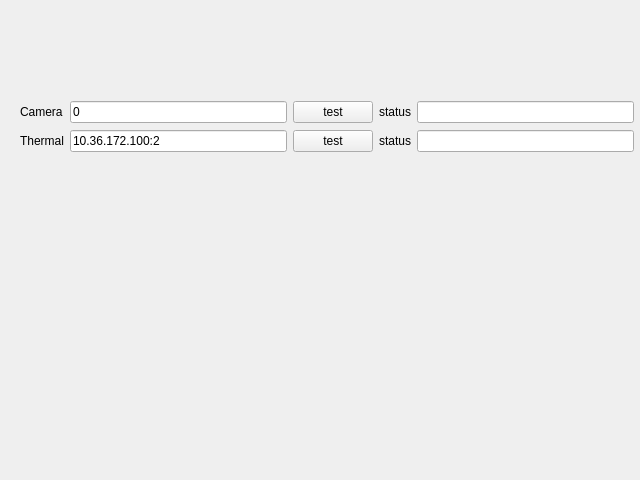
<?xml version="1.0" encoding="UTF-8"?>
<ui version="4.0">
 <class>device_layout_widget</class>
 <widget class="QWidget" name="device_layout_widget">
  <property name="geometry">
   <rect>
    <x>0</x>
    <y>0</y>
    <width>640</width>
    <height>480</height>
   </rect>
  </property>
  <property name="windowTitle">
   <string>Form</string>
  </property>
  <widget class="QWidget" name="layoutWidget">
   <property name="geometry">
    <rect>
     <x>20</x>
     <y>100</y>
     <width>831</width>
     <height>54</height>
    </rect>
   </property>
   <layout class="QGridLayout" name="device_layout">
    <item row="0" column="4">
     <widget class="QLabel" name="label_5">
      <property name="text">
       <string>status</string>
      </property>
     </widget>
    </item>
    <item row="1" column="4">
     <widget class="QLabel" name="label_6">
      <property name="text">
       <string>status</string>
      </property>
     </widget>
    </item>
    <item row="1" column="5">
     <widget class="QLineEdit" name="thermal_status_line">
      <property name="readOnly">
       <bool>true</bool>
      </property>
     </widget>
    </item>
    <item row="0" column="1">
     <widget class="QLineEdit" name="camera_url_line">
      <property name="text">
       <string>0</string>
      </property>
      <property name="placeholderText">
       <string>0</string>
      </property>
     </widget>
    </item>
    <item row="0" column="5">
     <widget class="QLineEdit" name="camera_status_line">
      <property name="readOnly">
       <bool>true</bool>
      </property>
     </widget>
    </item>
    <item row="1" column="0">
     <widget class="QLabel" name="label_2">
      <property name="text">
       <string>Thermal</string>
      </property>
     </widget>
    </item>
    <item row="1" column="1">
     <widget class="QLineEdit" name="thermal_url_line">
      <property name="text">
       <string>10.36.172.100:2</string>
      </property>
      <property name="placeholderText">
       <string>192.168.1.64:1</string>
      </property>
     </widget>
    </item>
    <item row="1" column="3">
     <widget class="QPushButton" name="thermal_test_btn">
      <property name="text">
       <string>test</string>
      </property>
     </widget>
    </item>
    <item row="0" column="0">
     <widget class="QLabel" name="label">
      <property name="text">
       <string>Camera</string>
      </property>
     </widget>
    </item>
    <item row="0" column="3">
     <widget class="QPushButton" name="camera_test_btn">
      <property name="text">
       <string>test</string>
      </property>
     </widget>
    </item>
    <item row="0" column="6">
     <spacer name="horizontalSpacer_4">
      <property name="orientation">
       <enum>Qt::Horizontal</enum>
      </property>
      <property name="sizeHint" stdset="0">
       <size>
        <width>40</width>
        <height>20</height>
       </size>
      </property>
     </spacer>
    </item>
    <item row="1" column="6">
     <spacer name="horizontalSpacer_5">
      <property name="orientation">
       <enum>Qt::Horizontal</enum>
      </property>
      <property name="sizeHint" stdset="0">
       <size>
        <width>40</width>
        <height>20</height>
       </size>
      </property>
     </spacer>
    </item>
   </layout>
  </widget>
 </widget>
 <resources/>
 <connections/>
</ui>
